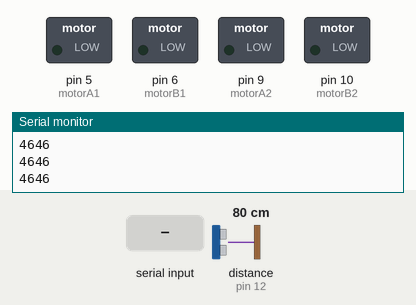
Bench run of a sketch on a simulated Arduino Uno, built with avr-gcc and run on an emulated ATmega328P. On the bench: switched loads named in the sketch (green lamp = pin HIGH), the last lines printed to the serial monitor. Wiring (inferred from the names in the program): ultrasonic range finder: trigger pin 11; echo pin 12. Inputs (shaded band) come from the test bench; at power-on: distance to the obstacle (sensor on pin 12) 80 cm. The echo pulse lasts 58.3 µs per cm; pins used as bus, display or sensor lines are not drawn.

Above: at 1.2 s.
1.3 s: "b" received over the second serial link
At 2.1 s:
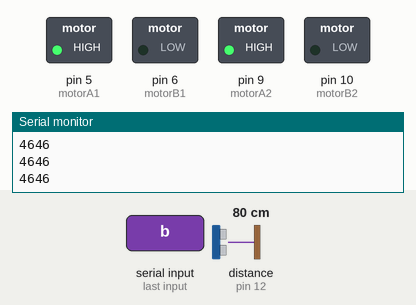
2.8 s: "l" received over the second serial link
At 3.3 s:
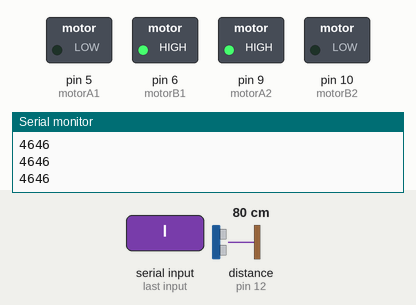
4.3 s: "r" received over the second serial link
At 5.5 s:
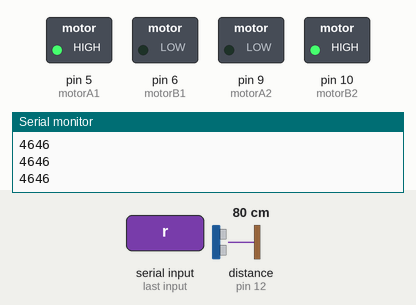
5.8 s: "f" received over the second serial link
At 6.7 s:
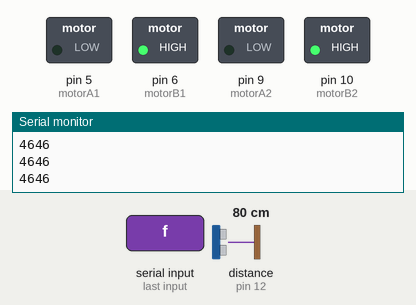
7.3 s: distance to the obstacle (sensor on pin 12) set to 7 cm
8.8 s: distance to the obstacle (sensor on pin 12) set to 4 cm
At 10.2 s:
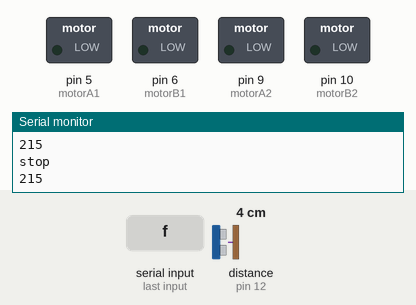
Timing chart, 0 to 11.3 s (numbered marks = the images above; inputs shaded):
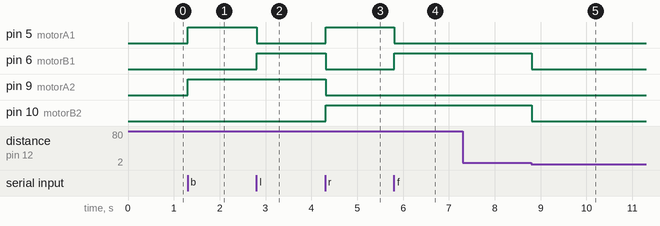

Measured:
- the behaviour switches between 6 and 5 cm on distance to the obstacle (sensor on pin 12) (found by bisection; images 4 and 5)
- after the input at 1.3 s, pin 5 (motorA1), pin 9 (motorA2): LOW → HIGH at once
- after the input at 2.8 s, pin 5 (motorA1): HIGH → LOW at once; pin 6 (motorB1): LOW → HIGH at once
- after the input at 4.3 s, pin 5 (motorA1), pin 10 (motorB2): LOW → HIGH at once; pin 6 (motorB1), pin 9 (motorA2): HIGH → LOW at once
- after the input at 5.8 s, pin 5 (motorA1): HIGH → LOW at once; pin 6 (motorB1): LOW → HIGH at once
- after the input at 8.8 s, pin 6 (motorB1), pin 10 (motorB2): HIGH → LOW at once

The sketch:

robot_car.ino
```cpp
#include <SoftwareSerial.h>

SoftwareSerial HC06(2, 3);
const int motorA1 = 5;
const int motorB1 = 6;
const int motorA2 = 9;
const int motorB2 = 10;
const int trig = 11;
const int echo = 12;

int mode = 0;
int distance = 0;

void setup() {
  Serial.begin(9600);
  pinMode(motorA1, OUTPUT);
  pinMode(motorB1, OUTPUT);
  pinMode(motorA2, OUTPUT);
  pinMode(motorB2, OUTPUT);
  pinMode(trig, OUTPUT);
  pinMode(echo, INPUT);

  while (!Serial) {
    ;
  }
  HC06.begin(9600);
}

long sr04(){
  long duration, distance;

  digitalWrite(trig, LOW);
  delayMicroseconds(2);
  digitalWrite(trig, HIGH);
  delayMicroseconds(10);
  digitalWrite(trig, LOW);

  duration = pulseIn(echo, HIGH);
  distance = duration * 17 / 1000;

  return duration;
}


void loop() {
  distance = sr04();
  Serial.println(distance);

  if (HC06.available()) {
    mode = HC06.read();
    Serial.println(mode);

    if (distance > 500){
      if(mode == 98){
        digitalWrite(motorA1, HIGH);
        digitalWrite(motorB1, LOW);
        digitalWrite(motorA2, HIGH);
        digitalWrite(motorB2, LOW);
        Serial.println(mode);
      }
      if(mode == 108){ // 좌
        digitalWrite(motorA1, LOW);
        digitalWrite(motorB1, HIGH);
        digitalWrite(motorA2, HIGH);
        digitalWrite(motorB2, LOW);
        Serial.println(mode);
      }
      if(mode == 114){ // 우
        digitalWrite(motorA1, HIGH);
        digitalWrite(motorB1, LOW);
        digitalWrite(motorA2, LOW);
        digitalWrite(motorB2, HIGH);
        Serial.println(mode);
      }
      if(mode == 102){ // 뒤
        digitalWrite(motorA1, LOW);
        digitalWrite(motorB1, HIGH);
        digitalWrite(motorA2, LOW);
        digitalWrite(motorB2, HIGH);
        Serial.println(mode);
      }
      if(mode == 115){
        digitalWrite(motorA1, LOW);
        digitalWrite(motorB1, LOW);
        digitalWrite(motorA2, LOW);
        digitalWrite(motorB2, LOW);
        Serial.println(mode);
      }
    }
  }
  if(distance < 300 && 0 < distance){
      digitalWrite(motorA1, 0);
      digitalWrite(motorB1, 0);
      digitalWrite(motorA2, 0);
      digitalWrite(motorB2, 0);
      Serial.println("stop");
  }
}
```
